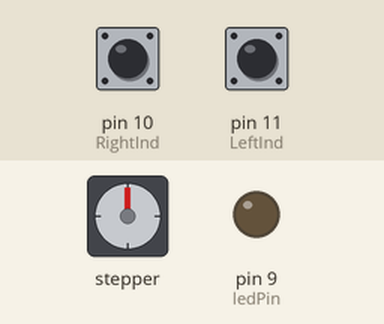
This sketch was run on a simulated Arduino Uno, built with avr-gcc and run on an emulated ATmega328P. On the bench: stepper motor, output pins drawn as LEDs (lit = HIGH). Wiring (inferred from the names in the program): stepper motor (2048 steps per turn assumed): coils pin 5, pin 6, pin 7, pin 8. Inputs (shaded band) come from the test bench; at power-on: pin 10 (RightInd) LOW, pin 11 (LeftInd) LOW. Pins used as bus, display or sensor lines are not drawn.

Above: at 1.2 s.
1.3 s: pin 10 (RightInd) pulled HIGH for 1 s
At 3.4 s:
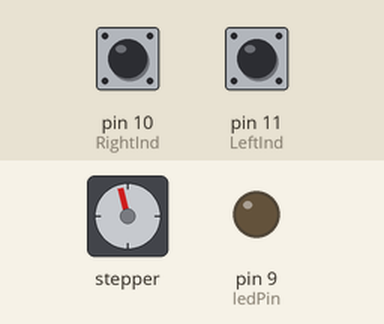
3.8 s: pin 11 (LeftInd) pulled HIGH for 3.2 s
At 7.6 s:
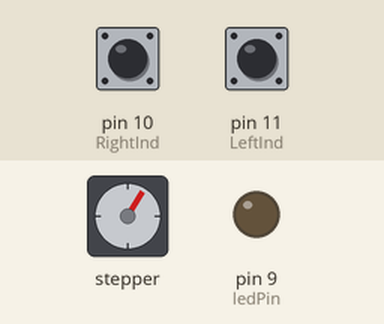
8.5 s: pin 11 (LeftInd) pulled HIGH for 1 s
At 10.0 s:
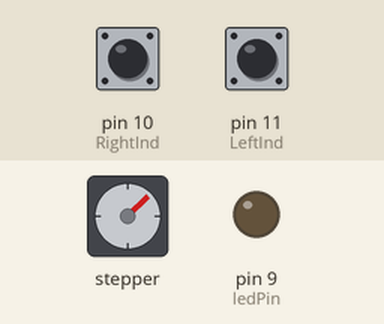
11.0 s: pin 11 (LeftInd) pulled HIGH for 1 s
At 13.1 s:
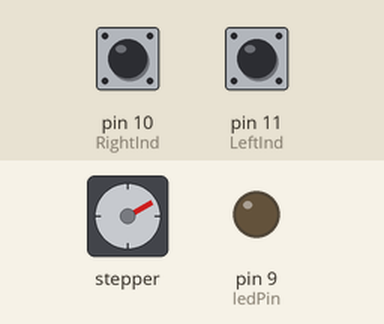
13.5 s: pin 11 (LeftInd) pulled HIGH for 3.2 s
At 17.3 s:
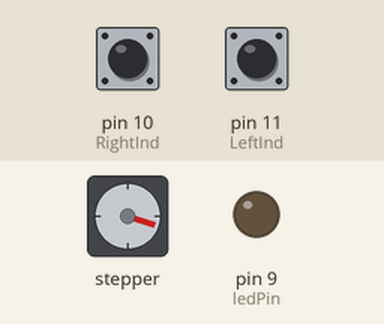
18.2 s: pin 11 (LeftInd) pulled HIGH for 1 s
At 19.8 s:
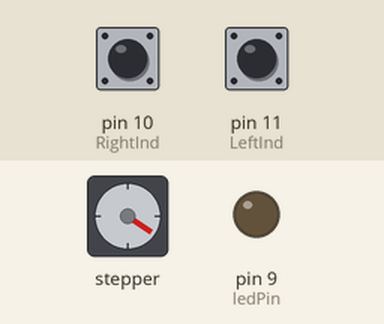
Timing chart, 0 to 21.3 s (numbered marks = the images above; inputs shaded):
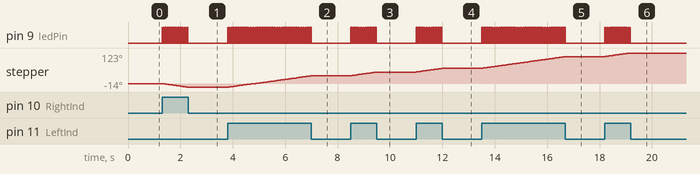

The sketch:

StepperMotorControler.ino
```cpp
int blueCoil   = 5 ;
int pinkCoil   = 6 ;
int yellowCoil = 7 ;
int orangeCoil = 8 ;
int ledPin     = 9 ;

int RightInd = 10;
int LeftInd  = 11;


void setup() {
  pinMode(blueCoil   , OUTPUT) ;
  pinMode(pinkCoil   , OUTPUT) ;
  pinMode(yellowCoil , OUTPUT) ;
  pinMode(orangeCoil , OUTPUT) ;
  pinMode(ledPin     , OUTPUT) ;
  pinMode(RightInd   , INPUT)  ;
  pinMode(LeftInd    , INPUT) ;
}

void loop() {
  int  RightState = digitalRead(RightInd);
  int LeftState  = digitalRead(LeftInd) ;
  if (RightState == 1 && LeftState == 0) {
    stepCounterClock();
  } else if (RightState == 0 && LeftState == 1) {
    stepClock();
  }

}

void stepCounterClock() {
  digitalWrite(ledPin, HIGH);
  step1() ;
  delay(2) ;
  step2() ;
  delay(2) ;
  step3() ;
  delay(2) ;
  step4() ;
  delay(2) ;
  step5() ;
  delay(2) ;
  step6() ;
  delay(2) ;
  step7() ;
  delay(2) ;
  step8() ;
  delay(2) ;
  digitalWrite(ledPin, LOW);
  delay(32);
}

void stepClock() {
  digitalWrite(ledPin, HIGH);
  step8() ;
  delay(2) ;
  step7() ;
  delay(2) ;
  step6() ;
  delay(2) ;
  step5() ;
  delay(2) ;
  step4() ;
  delay(2) ;
  step3() ;
  delay(2) ;
  step2() ;
  delay(2) ;
  step1() ;
  delay(2) ;
  digitalWrite(ledPin, LOW);
  delay(32);
}

void step1() {
  digitalWrite(orangeCoil, LOW) ;
  digitalWrite(yellowCoil, HIGH) ;
  digitalWrite(pinkCoil  , HIGH) ;
  digitalWrite(blueCoil  , HIGH) ;
}

void step2() {
  digitalWrite(orangeCoil, LOW) ;
  digitalWrite(yellowCoil, LOW) ;
  digitalWrite(pinkCoil  , HIGH) ;
  digitalWrite(blueCoil  , HIGH) ;
}


void step3() {
  digitalWrite(orangeCoil, HIGH) ;
  digitalWrite(yellowCoil, LOW) ;
  digitalWrite(pinkCoil  , HIGH) ;
  digitalWrite(blueCoil  , HIGH) ;
}

void step4() {
  digitalWrite(orangeCoil, HIGH) ;
  digitalWrite(yellowCoil, LOW) ;
  digitalWrite(pinkCoil  , LOW) ;
  digitalWrite(blueCoil  , HIGH) ;
}

void step5() {
  digitalWrite(orangeCoil, HIGH) ;
  digitalWrite(yellowCoil, HIGH) ;
  digitalWrite(pinkCoil  , LOW) ;
  digitalWrite(blueCoil  , HIGH) ;
}

void step6() {
  digitalWrite(orangeCoil, HIGH) ;
  digitalWrite(yellowCoil, HIGH) ;
  digitalWrite(pinkCoil  , LOW) ;
  digitalWrite(blueCoil  , LOW) ;
}

void step7() {
  digitalWrite(orangeCoil, HIGH) ;
  digitalWrite(yellowCoil, HIGH) ;
  digitalWrite(pinkCoil  , HIGH) ;
  digitalWrite(blueCoil  , LOW) ;
}

void step8() {
  digitalWrite(orangeCoil, LOW) ;
  digitalWrite(yellowCoil, HIGH) ;
  digitalWrite(pinkCoil  , HIGH) ;
  digitalWrite(blueCoil  , LOW) ;
}
```

Measured:
- after the input at 1.3 s, pin 9 (ledPin): alternates HIGH for 0.02 s and LOW for 0.03 s, 42 changes in all, then stays LOW, starting at once; stepper: turns 14° counter-clockwise in 0.87 s, starting after 0.06 s
- after the input at 3.8 s, pin 9 (ledPin): alternates HIGH for 0.02 s and LOW for 0.03 s, 134 changes in all, then stays LOW, starting at once; stepper: turns 46° clockwise in 3.1 s, starting after 0.06 s
- after the input at 8.5 s, pin 9 (ledPin): alternates HIGH for 0.02 s and LOW for 0.03 s, 42 changes in all, then stays LOW, starting at once; stepper: turns 14° clockwise in 0.86 s, starting after 0.06 s
- after the input at 11.0 s, pin 9 (ledPin): alternates HIGH for 0.02 s and LOW for 0.03 s, 42 changes in all, then stays LOW, starting at once; stepper: turns 15° clockwise in 0.98 s, starting at once
- after the input at 13.5 s, pin 9 (ledPin): alternates HIGH for 0.02 s and LOW for 0.03 s, 134 changes in all, then stays LOW, starting at once; stepper: turns 47° clockwise in 3.1 s, starting at once
- after the input at 18.2 s, pin 9 (ledPin): alternates HIGH for 0.02 s and LOW for 0.03 s, 42 changes in all, then stays LOW, starting at once; stepper: turns 15° clockwise in 0.96 s, starting at once
